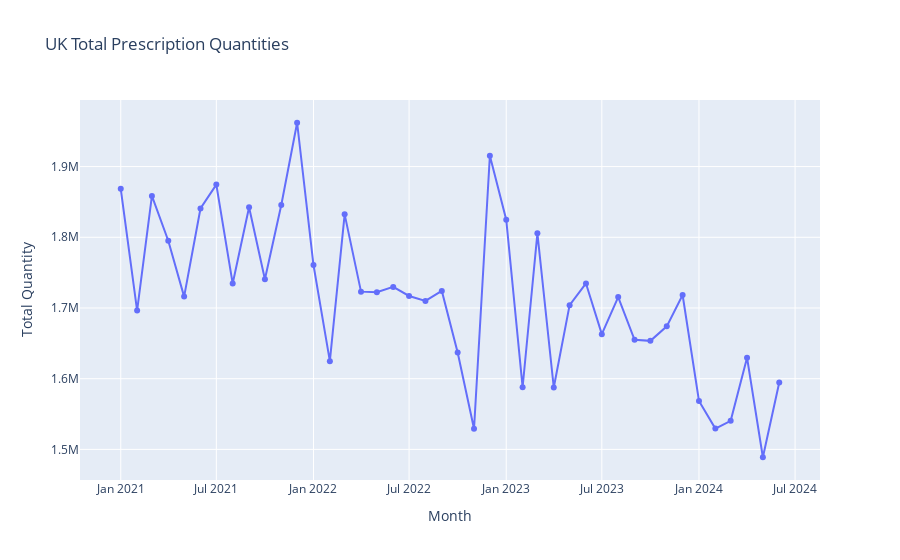

Write notebook code for a chart like this one.
### Markdown cell above
# Yearly Forecasting

### Code cell
# Rather than performing these forecasts at a regional or practice level, I have decided to perform the forecasts at a UK level due to simplicity.
# These forecast will predict the total number of prescriptions from January 2024 to December 2024. To do so, I will train a model using the data from January 2021 to December 2023.
# It is important to mention that there will be one major limitation in this forecasting. There was a shortage of Salbutamol in 2024, therefore Salbutamol prescriptions were replaced with Ipatropium nebules prescriptions.
# Consequently, forecasted predictions may vary greatly from the observed data.

# Monthly DataFrame
yearly_forecast_df = processed_df.groupby(['YEAR_MONTH'])['TOTAL_QUANTITY'].sum().reset_index()

# Train and test split
train_df = yearly_forecast_df[yearly_forecast_df['YEAR_MONTH'] < '2024-01-01']
test_df = yearly_forecast_df[yearly_forecast_df['YEAR_MONTH'] >= '2024-01-01']

# Model training data
training_data = train_df['TOTAL_QUANTITY'].tolist()

# Train and test, months and splits for plotting.
train_list = train_df[train_df['YEAR_MONTH'] > '2021-01-01']['TOTAL_QUANTITY'].tolist()
train_months = train_df[train_df['YEAR_MONTH'] > '2021-01-01']['YEAR_MONTH'].tolist()
test_list = test_df['TOTAL_QUANTITY'].tolist()
test_months = test_df['YEAR_MONTH'].tolist()

plot_all_regions(yearly_forecast_df['YEAR_MONTH'], yearly_forecast_df['TOTAL_QUANTITY'], title='UK Total Prescription Quantities')

# Upon initial inspection of the data, we can see trends of seasonality with spikes every March and spikes around the Christmas period.
# This corresponds to a consultation with a pharmacists who has informed me that most prescriptions occur in the christmas period due to colds and wheezing and the March spike is due to the rise in pollen.
# We will be forecasting with 2 models. First a basic ARIMA model and next a seasonal variant of ARIMA model called SARIMA. SARIMA has seasonal modelling capabilities which may help in this setting.
# Finally, we will use the Prophet model by Facebook to forecast prescriptions because Prophet is known to effectively capture seasonal and holiday information from time series data.

### Figure 1 — Plotly figure (JSON) as saved in the notebook; plotly's stock layout.template omitted (floating-point values rounded to 4 significant figures)
{"data": [{"mode": "lines+markers", "type": "scatter", "x": ["2021-01-01T00:00:00", "2021-02-01T00:00:00", "2021-03-01T00:00:00", "2021-04-01T00:00:00", "2021-05-01T00:00:00", "2021-06-01T00:00:00", "2021-07-01T00:00:00", "2021-08-01T00:00:00", "2021-09-01T00:00:00", "2021-10-01T00:00:00", "2021-11-01T00:00:00", "2021-12-01T00:00:00", "2022-01-01T00:00:00", "2022-02-01T00:00:00", "2022-03-01T00:00:00", "2022-04-01T00:00:00", "2022-05-01T00:00:00", "2022-06-01T00:00:00", "2022-07-01T00:00:00", "2022-08-01T00:00:00", "2022-09-01T00:00:00", "2022-10-01T00:00:00", "2022-11-01T00:00:00", "2022-12-01T00:00:00", "2023-01-01T00:00:00", "2023-02-01T00:00:00", "2023-03-01T00:00:00", "2023-04-01T00:00:00", "2023-05-01T00:00:00", "2023-06-01T00:00:00", "2023-07-01T00:00:00", "2023-08-01T00:00:00", "2023-09-01T00:00:00", "2023-10-01T00:00:00", "2023-11-01T00:00:00", "2023-12-01T00:00:00", "2024-01-01T00:00:00", "2024-02-01T00:00:00", "2024-03-01T00:00:00", "2024-04-01T00:00:00", "2024-05-01T00:00:00", "2024-06-01T00:00:00"], "y": [1868629, 1696286, 1858580, 1795127, 1716084, 1840785, 1874547, 1734531, 1842597, 1740672, 1845660, 1962015, 1760777, 1624813, 1832448, 1723120, 1722355, 1729834, 1716975, 1710022, 1724188, 1637015, 1529181, 1915368, 1824911, 1587915, 1805596, 1587553, 1703990, 1734750, 1662988, 1715505, 1654914, 1653514, 1674022, 1718369, 1568470, 1529453, 1540488, 1629765, 1488886, 1594730]}], "layout": {"title": {"text": "UK Total Prescription Quantities"}, "xaxis": {"title": {"text": "Month"}}, "yaxis": {"title": {"text": "Total Quantity"}}}}
